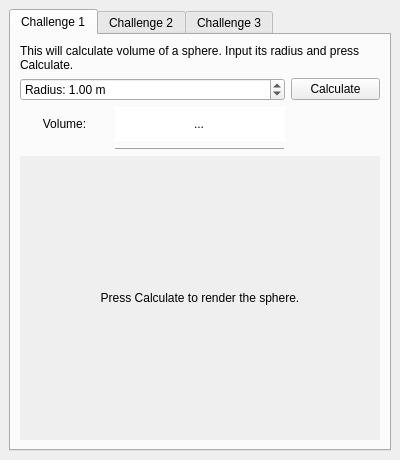
<?xml version="1.0" encoding="UTF-8"?>
<ui version="4.0">
 <class>MainWindow</class>
 <widget class="QMainWindow" name="MainWindow">
  <property name="geometry">
   <rect>
    <x>0</x>
    <y>0</y>
    <width>400</width>
    <height>460</height>
   </rect>
  </property>
  <property name="windowTitle">
   <string extracomment="Window title">Cave of Linguists Coding Challenge 1</string>
  </property>
  <widget class="QWidget" name="centralwidget">
   <layout class="QGridLayout" name="gridLayout">
    <item row="0" column="1">
     <widget class="QTabWidget" name="tabWidget">
      <property name="tabShape">
       <enum>QTabWidget::Rounded</enum>
      </property>
      <property name="currentIndex">
       <number>0</number>
      </property>
      <property name="tabBarAutoHide">
       <bool>false</bool>
      </property>
      <widget class="QWidget" name="Challenge1">
       <attribute name="title">
        <string extracomment="Challenge 1 tab">Challenge 1</string>
       </attribute>
       <layout class="QGridLayout" name="gridLayout_2">
        <item row="3" column="1">
         <widget class="Line" name="challenge1_line">
          <property name="frameShadow">
           <enum>QFrame::Raised</enum>
          </property>
          <property name="orientation">
           <enum>Qt::Horizontal</enum>
          </property>
         </widget>
        </item>
        <item row="0" column="0" colspan="3">
         <widget class="QLabel" name="challenge1_label_desc">
          <property name="text">
           <string extracomment="Challenge 1 description">This will calculate volume of a sphere. Input its radius and press Calculate.</string>
          </property>
          <property name="wordWrap">
           <bool>true</bool>
          </property>
         </widget>
        </item>
        <item row="2" column="1">
         <widget class="QDoubleSpinBox" name="challenge1_result">
          <property name="sizePolicy">
           <sizepolicy hsizetype="Minimum" vsizetype="Minimum">
            <horstretch>0</horstretch>
            <verstretch>0</verstretch>
           </sizepolicy>
          </property>
          <property name="minimumSize">
           <size>
            <width>170</width>
            <height>34</height>
           </size>
          </property>
          <property name="autoFillBackground">
           <bool>false</bool>
          </property>
          <property name="frame">
           <bool>false</bool>
          </property>
          <property name="alignment">
           <set>Qt::AlignCenter</set>
          </property>
          <property name="readOnly">
           <bool>true</bool>
          </property>
          <property name="buttonSymbols">
           <enum>QAbstractSpinBox::NoButtons</enum>
          </property>
          <property name="specialValueText">
           <string notr="true">...</string>
          </property>
          <property name="prefix">
           <string notr="true"/>
          </property>
          <property name="suffix">
           <string extracomment="Challenge 1 result suffix"> m³</string>
          </property>
          <property name="decimals">
           <number>6</number>
          </property>
          <property name="maximum">
           <double>999999999.000000000000000</double>
          </property>
         </widget>
        </item>
        <item row="1" column="0" colspan="2">
         <widget class="QDoubleSpinBox" name="challenge1_input">
          <property name="locale">
           <locale language="English" country="UnitedStates"/>
          </property>
          <property name="prefix">
           <string extracomment="Challenge 1 input prefix">Radius: </string>
          </property>
          <property name="suffix">
           <string extracomment="Challenge 1 input suffix"> m</string>
          </property>
          <property name="decimals">
           <number>2</number>
          </property>
          <property name="minimum">
           <double>0.010000000000000</double>
          </property>
          <property name="maximum">
           <double>620.000000000000000</double>
          </property>
          <property name="singleStep">
           <double>0.010000000000000</double>
          </property>
          <property name="value">
           <double>1.000000000000000</double>
          </property>
         </widget>
        </item>
        <item row="2" column="0">
         <widget class="QLabel" name="challenge1_label_result">
          <property name="sizePolicy">
           <sizepolicy hsizetype="Preferred" vsizetype="Preferred">
            <horstretch>0</horstretch>
            <verstretch>0</verstretch>
           </sizepolicy>
          </property>
          <property name="text">
           <string extracomment="Challenge 1 result label">Volume:</string>
          </property>
          <property name="alignment">
           <set>Qt::AlignCenter</set>
          </property>
          <property name="wordWrap">
           <bool>true</bool>
          </property>
         </widget>
        </item>
        <item row="4" column="0" colspan="3">
         <widget class="QLabel" name="challenge1_graphics_view">
          <property name="sizePolicy">
           <sizepolicy hsizetype="Expanding" vsizetype="Expanding">
            <horstretch>0</horstretch>
            <verstretch>0</verstretch>
           </sizepolicy>
          </property>
          <property name="autoFillBackground">
           <bool>true</bool>
          </property>
          <property name="frameShape">
           <enum>QFrame::NoFrame</enum>
          </property>
          <property name="frameShadow">
           <enum>QFrame::Sunken</enum>
          </property>
          <property name="text">
           <string>Press Calculate to render the sphere.</string>
          </property>
          <property name="alignment">
           <set>Qt::AlignCenter</set>
          </property>
         </widget>
        </item>
        <item row="2" column="2">
         <spacer name="challenge1_horizontal_spacer">
          <property name="orientation">
           <enum>Qt::Horizontal</enum>
          </property>
          <property name="sizeType">
           <enum>QSizePolicy::Preferred</enum>
          </property>
          <property name="sizeHint" stdset="0">
           <size>
            <width>40</width>
            <height>20</height>
           </size>
          </property>
         </spacer>
        </item>
        <item row="1" column="2">
         <widget class="QPushButton" name="challenge1_button_calculate">
          <property name="sizePolicy">
           <sizepolicy hsizetype="Preferred" vsizetype="Fixed">
            <horstretch>0</horstretch>
            <verstretch>0</verstretch>
           </sizepolicy>
          </property>
          <property name="text">
           <string extracomment="Challenge 1 calculate button">Calculate</string>
          </property>
         </widget>
        </item>
       </layout>
      </widget>
      <widget class="QWidget" name="Challenge2">
       <attribute name="title">
        <string extracomment="Challenge 2 tab">Challenge 2</string>
       </attribute>
       <layout class="QGridLayout" name="gridLayout_4">
        <item row="3" column="1">
         <widget class="Line" name="challenge2_line">
          <property name="frameShadow">
           <enum>QFrame::Raised</enum>
          </property>
          <property name="orientation">
           <enum>Qt::Horizontal</enum>
          </property>
         </widget>
        </item>
        <item row="1" column="0" colspan="3">
         <widget class="QPlainTextEdit" name="challenge2_input">
          <property name="sizePolicy">
           <sizepolicy hsizetype="Expanding" vsizetype="Expanding">
            <horstretch>0</horstretch>
            <verstretch>0</verstretch>
           </sizepolicy>
          </property>
          <property name="frameShape">
           <enum>QFrame::Box</enum>
          </property>
          <property name="frameShadow">
           <enum>QFrame::Sunken</enum>
          </property>
          <property name="plainText">
           <string notr="true"/>
          </property>
         </widget>
        </item>
        <item row="2" column="1">
         <widget class="QLineEdit" name="challenge2_result">
          <property name="sizePolicy">
           <sizepolicy hsizetype="Minimum" vsizetype="Minimum">
            <horstretch>0</horstretch>
            <verstretch>0</verstretch>
           </sizepolicy>
          </property>
          <property name="minimumSize">
           <size>
            <width>170</width>
            <height>34</height>
           </size>
          </property>
          <property name="frame">
           <bool>false</bool>
          </property>
          <property name="alignment">
           <set>Qt::AlignCenter</set>
          </property>
          <property name="readOnly">
           <bool>true</bool>
          </property>
          <property name="placeholderText">
           <string notr="true">...</string>
          </property>
         </widget>
        </item>
        <item row="0" column="0" colspan="3">
         <widget class="QLabel" name="challenge2_label_desc">
          <property name="sizePolicy">
           <sizepolicy hsizetype="Preferred" vsizetype="Preferred">
            <horstretch>0</horstretch>
            <verstretch>0</verstretch>
           </sizepolicy>
          </property>
          <property name="text">
           <string extracomment="Challenge 2 description">This will display the most frequent character in a text. Enter the text and press Count.</string>
          </property>
          <property name="wordWrap">
           <bool>true</bool>
          </property>
         </widget>
        </item>
        <item row="2" column="0">
         <widget class="QLabel" name="challenge2_label_result">
          <property name="sizePolicy">
           <sizepolicy hsizetype="Preferred" vsizetype="Preferred">
            <horstretch>0</horstretch>
            <verstretch>0</verstretch>
           </sizepolicy>
          </property>
          <property name="text">
           <string extracomment="Challenge 2 result label">Most frequent character(s):</string>
          </property>
          <property name="alignment">
           <set>Qt::AlignCenter</set>
          </property>
          <property name="wordWrap">
           <bool>true</bool>
          </property>
         </widget>
        </item>
        <item row="2" column="2">
         <widget class="QPushButton" name="challenge2_button_count">
          <property name="sizePolicy">
           <sizepolicy hsizetype="Preferred" vsizetype="Fixed">
            <horstretch>0</horstretch>
            <verstretch>0</verstretch>
           </sizepolicy>
          </property>
          <property name="minimumSize">
           <size>
            <width>0</width>
            <height>0</height>
           </size>
          </property>
          <property name="text">
           <string extracomment="Challenge 2 count button">Count</string>
          </property>
         </widget>
        </item>
       </layout>
      </widget>
      <widget class="QWidget" name="Challenge3">
       <attribute name="title">
        <string extracomment="Challenge 3 tab">Challenge 3</string>
       </attribute>
       <layout class="QGridLayout" name="gridLayout_3">
        <item row="2" column="1" rowspan="2">
         <widget class="QLineEdit" name="challenge3_input">
          <property name="sizePolicy">
           <sizepolicy hsizetype="Expanding" vsizetype="Preferred">
            <horstretch>0</horstretch>
            <verstretch>0</verstretch>
           </sizepolicy>
          </property>
          <property name="alignment">
           <set>Qt::AlignCenter</set>
          </property>
          <property name="readOnly">
           <bool>true</bool>
          </property>
          <property name="placeholderText">
           <string notr="true">...</string>
          </property>
         </widget>
        </item>
        <item row="4" column="0" colspan="3">
         <widget class="QLabel" name="challenge3_label_result">
          <property name="text">
           <string extracomment="Challenge 3 result label">Step-by-step execution:</string>
          </property>
         </widget>
        </item>
        <item row="3" column="0">
         <widget class="QPushButton" name="challenge3_button_sort">
          <property name="text">
           <string extracomment="Challenge 3 Sort button">Sort</string>
          </property>
         </widget>
        </item>
        <item row="2" column="0">
         <widget class="QPushButton" name="challenge3_button_generate">
          <property name="text">
           <string extracomment="Challenge 3 Generate button">Generate</string>
          </property>
         </widget>
        </item>
        <item row="5" column="0" colspan="3">
         <widget class="QPlainTextEdit" name="challenge3_result">
          <property name="frameShape">
           <enum>QFrame::Box</enum>
          </property>
          <property name="frameShadow">
           <enum>QFrame::Sunken</enum>
          </property>
          <property name="plainText">
           <string extracomment="Challenge 3 result text"/>
          </property>
         </widget>
        </item>
        <item row="0" column="0" colspan="3">
         <widget class="QLabel" name="challenge3_label_desc">
          <property name="text">
           <string extracomment="Challenge 3 description">This is a visual presentation of the selection sort algorithm. Press Generate to generate a random sequence of real numbers. Press Sort to have it sorted. The taken steps will be displayed in the text box.</string>
          </property>
          <property name="wordWrap">
           <bool>true</bool>
          </property>
         </widget>
        </item>
       </layout>
      </widget>
     </widget>
    </item>
   </layout>
  </widget>
 </widget>
 <resources/>
 <connections/>
</ui>
